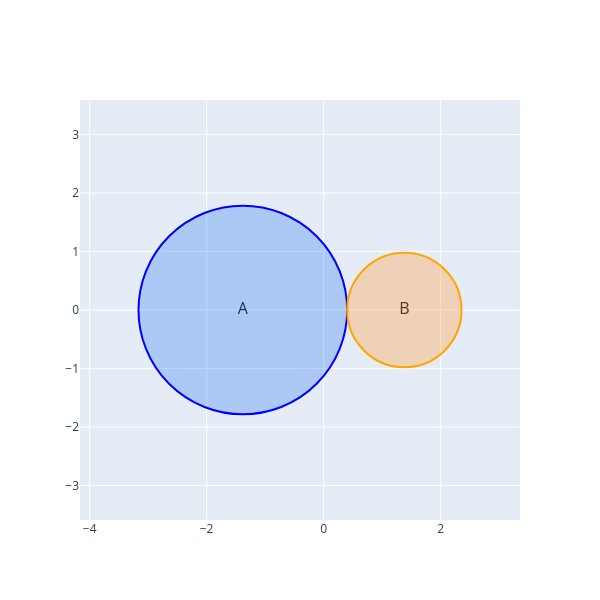

Notebook code cell kept with this figure:
### Markdown cell above
### No overlap

### Code cell
fig = plot_venn2(area_a=10, area_b=3, area_ab=0)
fig.show()

### Figure 1 — Plotly figure (JSON) as saved in the notebook; plotly's stock layout.template omitted (floating-point values rounded to 4 significant figures)
{"data": [{"mode": "text", "text": ["A", "B"], "textfont": {"color": "black", "size": 16}, "type": "scatter", "x": [-1.381, 1.381], "y": [0, 0]}], "layout": {"height": 600, "shapes": [{"fillcolor": "rgba(66,135,245,0.35)", "line": {"color": "blue"}, "type": "circle", "x0": -3.165, "x1": 0.4035, "xref": "x", "y0": -1.784, "y1": 1.784, "yref": "y"}, {"fillcolor": "rgba(255,159,64,0.35)", "line": {"color": "orange"}, "type": "circle", "x0": 0.4035, "x1": 2.358, "xref": "x", "y0": -0.9772, "y1": 0.9772, "yref": "y"}], "showlegend": false, "width": 600, "xaxis": {"range": [-4.165, 3.358], "scaleanchor": "y", "scaleratio": 1, "zeroline": false}, "yaxis": {"range": [-2.784, 2.784], "zeroline": false}}}
